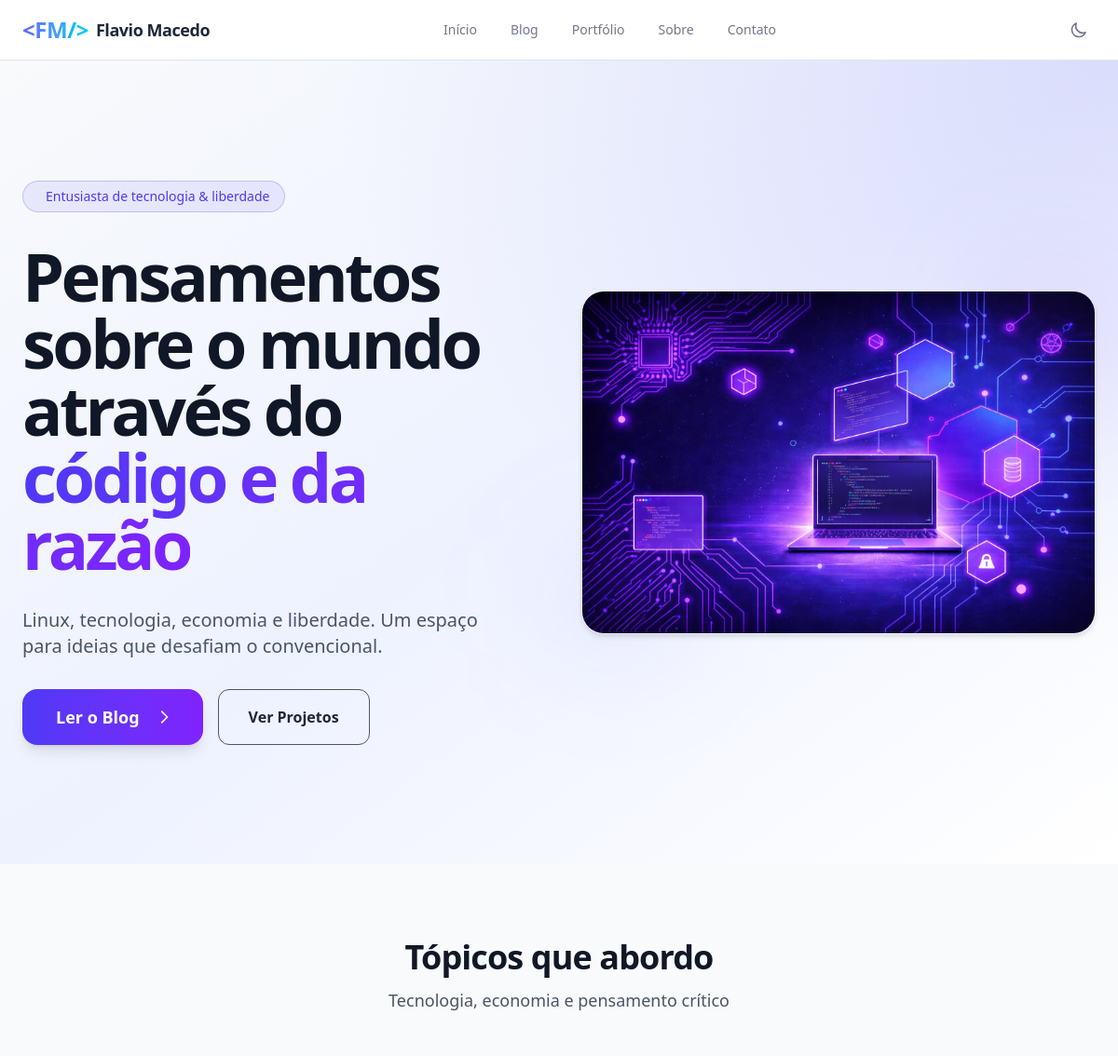
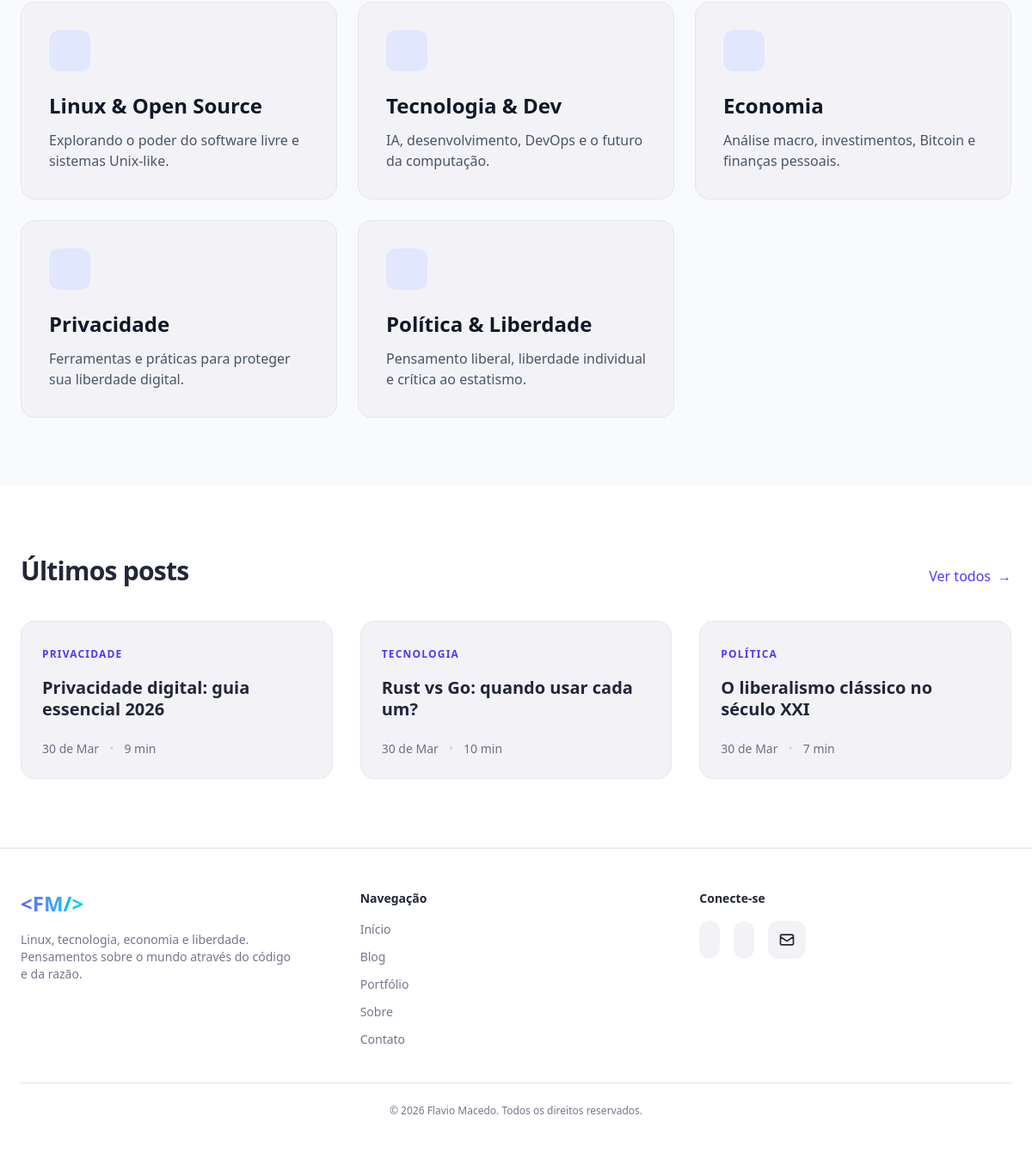
The page / on the database its author committed (2 pictures, top to bottom).
### blog/models.py (models this page shows, shortened)
class Post(models.Model):
    title = models.CharField(max_length=200)
    slug = models.SlugField(unique=True)
    content = CKEditor5Field('Conteúdo', config_name='extends')
    excerpt = models.TextField(blank=True)
    category = models.ForeignKey(Category, on_delete=models.CASCADE)
    tags = models.ManyToManyField(Tag, blank=True)
    published_at = models.DateTimeField(auto_now_add=True)
    read_time = models.PositiveIntegerField(default=5)
    views = models.PositiveIntegerField(default=0)

class Category(models.Model):
    name = models.CharField(max_length=60, unique=True)
    slug = models.SlugField(max_length=70, unique=True)
    description = models.TextField(blank=True, null=True)
    icon = models.CharField(max_length=50, blank=True, help_text="Nome do ícone (ex: terminal, cpu, treding-up)")
    class Meta:
        verbose_name = "Categoria"
        verbose_name_plural = "Categorias"
        ordering = ['name']

### blog/views.py (the view)
# urls.py: path("", views.HomeView.as_view(), name="index"),
class HomeView(TemplateView):
    template_name = 'index.html'
    def get_context_data(self, **kwargs: Any) -> dict[str, Any]:
        context = super().get_context_data(**kwargs)
        context['topics'] = [
            {
                "icon": "terminal",
                "label": "Linux & Open Source",
                "description": "Explorando o poder do software livre e sistemas Unix-like."
            },
            {
                "icon": "cpu",
                "label": "Tecnologia & Dev",
                "description": "IA, desenvolvimento, DevOps e o futuro da computação."
            },
            {
                "icon": "trending-up",
                "label": "Economia",
                "description": "Análise macro, investimentos, Bitcoin e finanças pessoais."
            },
            {
                "icon": "shield",
                "label": "Privacidade",
                "description": "Ferramentas e práticas para proteger sua liberdade digital."
            },
            {
                "icon": "globe",
                "label": "Política & Liberdade",
                "description": "Pensamento liberal, liberdade individual e crítica ao estatismo."
            },
        ]
        context['featured_posts'] = Post.objects.filter(
            published_at__isnull=False
        ).select_related('category').prefetch_related('tags').order_by('-published_at')[:3]
        return context

### blog/templates/index.html (shortened to what this page needs)
{% extends 'base.html' %}
{% load static %}
{% load lucide %}
{% block content %}
<section class="relative overflow-hidden bg-linear-to-br from-slate-50 via-indigo-50 to-white dark:from-indigo-950 dark:via-gray-950 dark:to-black py-20 md:py-32">
    <div class="absolute inset-0 bg-[radial-gradient(at_top_right,#4f46e520_0%,transparent_50%)] dark:bg-[radial-gradient(at_top_right,#4f46e520_0%,transparent_50%)]"></div>
    <div class="container mx-auto px-6 relative z-10">
        <div class="grid md:grid-cols-2 gap-12 items-center">
            <div class="space-y-8">
                <div class="inline-flex items-center gap-2 rounded-full border border-indigo-500/30 bg-indigo-500/10 px-4 py-1.5 text-sm font-medium text-indigo-600 dark:text-indigo-400">
                    Entusiasta de tecnologia & liberdade
                </div>
                <h1 class="text-5xl md:text-6xl lg:text-7xl font-bold tracking-tighter leading-none text-gray-900 dark:text-white">
                    Pensamentos sobre o mundo através do
                    <span class="bg-linear-to-r from-indigo-600 to-violet-600 dark:from-indigo-400 dark:to-cyan-400 bg-clip-text text-transparent">
                    </span>
                </h1>
                <p class="text-xl text-gray-600 dark:text-gray-300 max-w-lg">
                    Linux, tecnologia, economia e liberdade.
                    Um espaço para ideias que desafiam o convencional.
                </p>
                <div class="flex flex-wrap gap-4">
                    <a href="#"
                       class="group inline-flex items-center gap-3
                            bg-linear-to-r from-indigo-600 to-violet-600
                            hover:from-indigo-700 hover:to-violet-700
                            dark:from-indigo-500 dark:to-cyan-500
                            dark:hover:from-indigo-600 dark:hover:to-cyan-600
                            text-white font-semibold text-lg
                            px-9 py-4
                            rounded-2xl
                            transition-all duration-300
                            shadow-lg hover:shadow-xl
                            overflow-hidden">
                        Ler o Blog
                        <svg xmlns="http://www.w3.org/2000/svg" class="w-5 h-5" fill="none" viewBox="0 0 24 24" stroke="currentColor">
                            <path stroke-linecap="round" stroke-linejoin="round" stroke-width="2" d="M14 5l7 7-7 7" />
                        </svg>
                    </a>
                    <a href="#"
                       class="inline-flex items-center gap-2 border border-gray-600 dark:border-gray-300 hover:border-gray-500 dark:hover:border-gray-400 hover:bg-violet-400 px-8 py-4 rounded-xl font-semibold transition-all">
                        Ver Projetos
                    </a>
                </div>
            </div>
            <div class="relative hidden md:block">
                <div class="rounded-3xl overflow-hidden shadow-md dark:shadow-indigo-400 border border-white/10">
                    <img src="{% static 'images/hero-illustration.png' %}"
                         alt="Tecnologia e código"
                         class="w-full h-auto object-cover">
                </div>
                <div class="absolute -bottom-6 -left-6 w-32 h-32 bg-indigo-500/10 dark:bg-indigo-500/20 rounded-3xl blur-3xl"></div>
                <div class="absolute -top-8 -right-8 w-40 h-40 bg-violet-500/10 dark:bg-cyan-400/10 rounded-full blur-3xl"></div>
            </div>
        </div>
    </div>
</section>
<section class="py-20 bg-gray-50 dark:bg-gray-950">
    <div class="container mx-auto px-6">
        <div class="text-center mb-12">
            <h2 class="text-4xl font-bold tracking-tight text-gray-900 dark:text-white">Tópicos que abordo</h2>
            <p class="mt-3 text-lg text-gray-600 dark:text-gray-400">Tecnologia, economia e pensamento crítico</p>
        </div>
        <div class="grid sm:grid-cols-2 lg:grid-cols-3 gap-6">
            {% for topic in topics %}
            <div class="group bg-muted border border-gray-200 dark:border-gray-800 rounded-2xl p-8 hover:shadow-xl hover:shadow-indigo-500 hover:-translate-y-1 transition-all duration-300">
                <div class="w-12 h-12 flex items-center justify-center bg-indigo-100 dark:bg-indigo-900/50 text-indigo-600 dark:text-indigo-400 rounded-xl mb-6 group-hover:scale-110 transition-transform">
                </div>
                <h3 class="text-2xl font-semibold mb-3 text-gray-900 dark:text-white">{{ topic.label }}</h3>
                <p class="text-gray-600 dark:text-gray-400">{{ topic.description }}</p>
            </div>
            {% endfor %}
        </div>
    </div>
</section>
<section class="py-20">
    <div class="container mx-auto px-6">
        <div class="flex justify-between items-end mb-10">
            <h2 class="text-3xl font-bold tracking-tight">Últimos posts</h2>
            <a href="{% url 'blog:blog_list' %}"
               class="text-indigo-600 hover:text-indigo-700 dark:text-indigo-400 flex items-center gap-2 font-medium">
                Ver todos
                <span aria-hidden="true">→</span>
            </a>
        </div>
        <div class="grid md:grid-cols-3 gap-8">
            {% for post in featured_posts %}
                <a href="{% url 'blog:post_detail' post.slug %}"
                    class="group bg-muted border border-gray-200 dark:border-gray-800 rounded-2xl p-6 hover:shadow-xl hover:shadow-indigo-500 hover:-translate-y-1 transition-all duration-300">
                        <span class="text-xs font-semibold uppercase tracking-widest text-indigo-600 dark:text-indigo-400">
                            {{ post.category.name }}
                        </span>
                        <h3 class="mt-4 text-xl font-semibold leading-tight group-hover:text-indigo-600 dark:group-hover:text-indigo-400 transition-colors">
                            {{ post.title }}
                        </h3>
                        <div class="mt-6 flex items-center gap-3 text-sm text-gray-500 dark:text-gray-400">
                            <span>{{ post.published_at|date:"d \d\e M" }}</span>
                            <span class="text-gray-300 dark:text-gray-700">•</span>
                            <span>{{ post.read_time }} min</span>
                        </div>
                </a>
            {% empty %}
                <p class="col-span-3 text-center text-muted-foreground py-12">
                    Nenhum post publicado ainda.
                </p>
            {% endfor %}
        </div>
    </div>
</section>
{% endblock %}

### rows shown on the page
Post: category.name "PRIVACIDADE", title "Privacidade digital: guia essencial 2026", published_at "30 de Mar", read_time "9"
Post: category.name "TECNOLOGIA", title "Rust vs Go: quando usar cada um?", published_at "30 de Mar", read_time "10"
Post: category.name "POLÍTICA", title "O liberalismo clássico no século XXI", published_at "30 de Mar", read_time "7"

### other values the page prints
{{ topic.label }} "Linux & Open Source" "Tecnologia & Dev" "Economia" "Privacidade" "Política & Liberdade"
{{ topic.description }} "Explorando o poder do software livre e sistemas Unix-like." "IA, desenvolvimento, DevOps e o futuro da computação." "Análise macro, investimentos, Bitcoin e finanças pessoais." "Ferramentas e práticas para proteger sua liberdade digital." "Pensamento liberal, liberdade individual e crítica ao estatismo."
